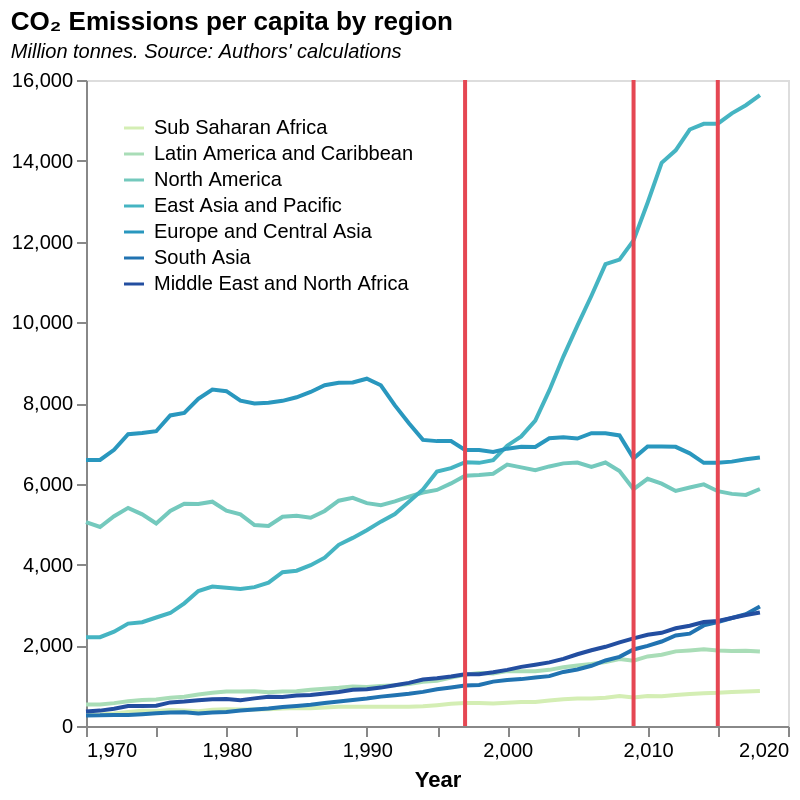

Write a Vega-Lite specification for this figure.
### Vega-Lite specification from a JSON file in a GitHub repository (floating-point values rounded to 4 significant figures; data arrays with more than 128 entries replaced by an {"elided": "..."} marker saying what was removed)
{"$schema": "https://vega.github.io/schema/vega-lite/v5.json", "description": "Real price of tampons (UK)", "height": 400, "width": 400, "autosize": {"type": "fit", "contains": "padding"}, "title": {"text": "CO₂ Emissions per capita by region", "subtitle": "Million tonnes. Source: Authors' calculations", "subtitleFontStyle": "italic", "subtitleFontSize": 10, "anchor": "start", "color": "black"}, "data": {"values": {"elided": "343 records"}, "format": {"parse": {"Year": "number"}}}, "layer": [{"mark": {"type": "line"}, "encoding": {"x": {"field": "Year", "type": "quantitative", "title": "Year", "axis": {"grid": false}}, "y": {"field": "Value1", "type": "quantitative", "axis": {"grid": false}, "title": null}, "color": {"field": "Region", "title": null, "legend": {"orient": "top-left"}, "type": "nominal", "sort": [], "scale": {"scheme": "yellowgreenblue"}}}}, {"mark": {"type": "rule", "color": "#e54753", "size": 2}, "encoding": {"x": {"field": "x", "type": "quantitative"}}, "data": {"values": [{"x": 1997}, {"x": 2009}, {"x": 2015}]}}]}
